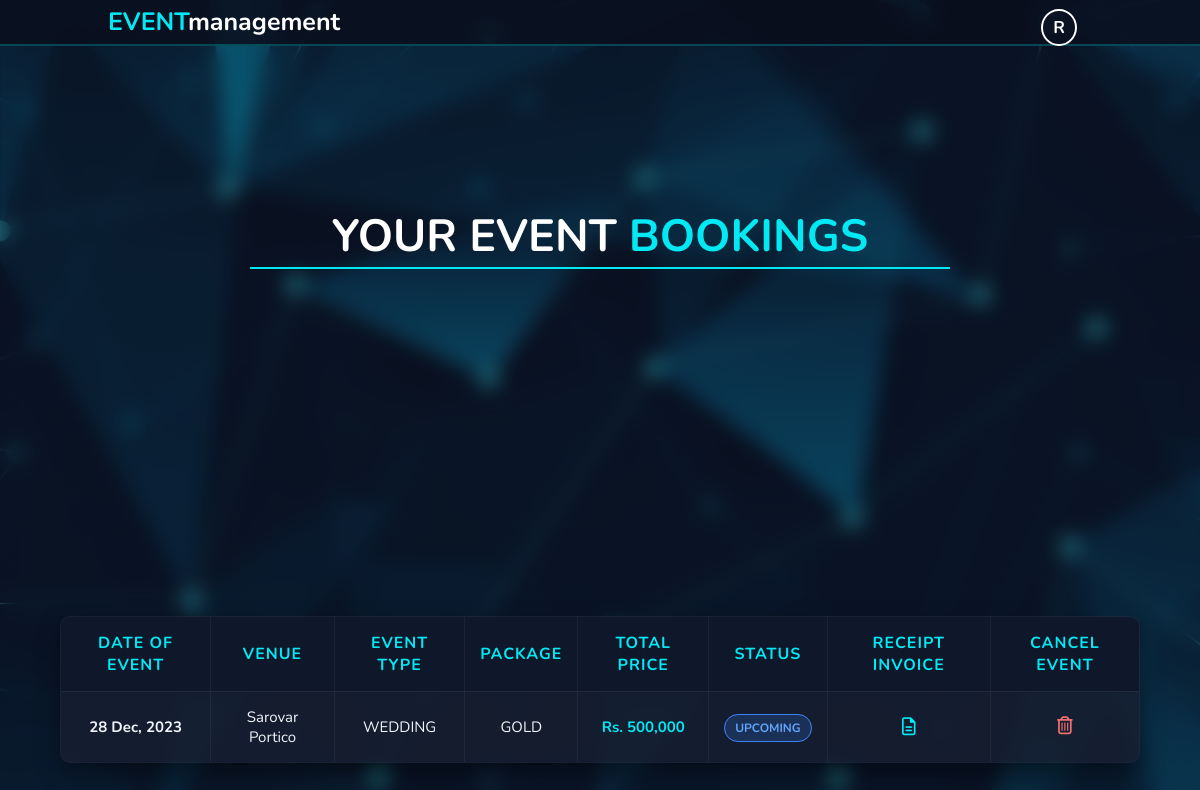
The page /login/booking.php (signed in) on the database its author committed.
### tables this page shows
CREATE TABLE `tbl_booking` (
  `b_id` int(4) NOT NULL,
  `b_uid` int(4) NOT NULL,
  `b_type` varchar(20) NOT NULL,
  `b_package` varchar(20) NOT NULL,
  `b_date` date NOT NULL,
  `b_venue` varchar(50) NOT NULL,
  `b_price` double NOT NULL,
  `b_msg` varchar(500) NOT NULL,
  `b_state` varchar(10) NOT NULL
);

### login/booking.php (the view, shortened to what this page needs)
<!DOCTYPE html>
<html lang="en">
<head>
    <link rel="stylesheet" href="https://cdnjs.cloudflare.com/ajax/libs/font-awesome/4.7.0/css/font-awesome.min.css">
    <link rel="stylesheet" href="../style.css" >
</head>
<body>
    <header class="header">
        <a href="user.php" class="main"><span>EVENT</span>management</a>
        <nav class="navbar" style="display: flex; align-items: center;">
            <div class="dropdown" style="float: right;">
                <a class="nav-link dropdown-toggle" style="margin-right: 15px; border:2px solid white; padding:5px; padding-left:10px; padding-right:10px; border-radius: 50%; cursor: pointer;">
                    <?php echo strtoupper(substr($_SESSION["firstname"], 0, 1));?>
                </a>
            </div>
        </nav>
    </header>
    <div class="bookings-container">
        <section class="contact" style="background: transparent; box-shadow: none; padding: 0;">
            <div class="content" style="border-bottom: 2px solid #03e9f4;">
                <h3>Your Event <span>Bookings</span></h3>
            </div>
            <div class="contactsection" style="margin-top: 2rem;">
            <?php
            $servername = "localhost";
            $username = "root";
            $password = "";
            $dbname = "event_mgt";
            $conn = new mysqli($servername, $username, $password, $dbname);
            $sql = "SELECT * FROM tbl_booking WHERE b_uid = ? ORDER BY b_date DESC";
            $stmt = $conn->prepare($sql);
            $stmt->bind_param("i", $_SESSION["uId"]);
            $stmt->execute();
            $result = $stmt->get_result();
            if ($result->num_rows > 0) {
                echo '<table class="booking-table">';
                echo '<tr>
                        <th>Date of Event</th>
                        <th>Venue</th>
                        <th>Event Type</th>
                        <th>Package</th>
                        <th>Total Price</th>
                        <th>Status</th>
                        <th>Receipt Invoice</th>
                        <th>Cancel Event</th>
                    </tr>';
                while ($row = $result->fetch_assoc()) {
                    $badgeClass = 'status-upcoming';
                    echo "<tr>";
                    echo "<td style='font-weight: bold;'>" . date("d M, Y", strtotime($row["b_date"])) . "</td>";
                    echo "<td style='text-transform: capitalize;'>" . htmlspecialchars($row["b_venue"]) . "</td>";
                    echo "<td>" . htmlspecialchars($row["b_type"]) . "</td>";
                    echo "<td>" . htmlspecialchars($row["b_package"]) . "</td>";
                    echo "<td style='font-weight: bold; color: #03e9f4;'>Rs. " . number_format($row["b_price"]) . "</td>";
                    echo "<td><span class='status-badge $badgeClass'>" . htmlspecialchars($row["b_state"]) . "</span></td>";
                    echo "<td>";
                    echo "<a href='invoice.php?b_id=" . $row["b_id"] . "' target='_blank' style='font-size: 1.8rem; color: #03e9f4;' class='action-icon'><i class='fa fa-file-text-o'></i></a>";
                    echo "</td>";
                    echo "<td>";
                    if ($row["b_state"] != "Cancelled" && $row["b_state"] != "Finished") {
                        echo "<i class='fa fa-trash-o action-icon' style='color:#f87171;' onclick='deleteBooking(" . $row["b_id"] . ")'></i>";
                    } else {
                        echo "<span style='color: #64748b;'>-</span>";
                    }
                    echo "</td>";
                    echo "</tr>";
                }
                echo "</table>";
            } else {
                echo "<div style='font-size: 2rem; color: #94a3b8; text-align: center; margin: 5rem 0;'>No bookings found. Head back to the dashboard to plan an event!</div>";
            }
            ?>
            </div>
        </section>
    </div>
</body>
</html>

### style.css (style rules this page uses)
:root { --main-color:#03e9f4; }
* { font-family: 'Nunito', sans-serif; margin: 0; padding: 0; box-sizing: none; border:none; text-decoration: none; text-transform: capitalize; transition: .2s linear; }
html { font-size: 62.5%; overflow-x: hidden; scroll-padding-top: 7rem; scroll-behavior: smooth; }
body { background: url("IMAGES/bg.png") fixed center/cover; height: 100vh; }
section { padding: 2rem 3.5%; }
.header { position: fixed; top: 0; left: 0; right: 0; z-index: 10000; background: rgba(0,0,0,0.5); backdrop-filter: blur(10px); display: flex; justify-content: space-between; padding: 0.5rem 9%; align-items: center; }
.header .main { font-weight: bolder; color: #fff; font-size: 2.5rem;; }
.header .main span { color: var(--main-color); }
.header nav { padding-top: 1rem; }
.header .navbar a { font-size: 1.7rem; color: #fff; font-weight: bold; margin-left: 2rem; }
.content { text-align: center; padding-top: 6rem; margin: 2rem auto; max-width: 70rem; }
.content h3 { color: #fff; font-size: 4.5rem; text-transform: uppercase; }
.content h3 span { color: var(--main-color); text-transform: uppercase; }
:root { --color-dark: #151C35; --color-secodary-dark: #464C70; --color-primary: #EE709D; --color-text: #8297E2; --color-light: #EBEBFB; }
.contactsection { min-height: 100vh; display: flex; justify-content: center; align-items: center; }

### login/booking.php (style rules this page uses)
.header { position: sticky; top: 0; z-index: 1000; background: rgba(10, 15, 30, 0.95); backdrop-filter: blur(10px); border-bottom: 2px solid rgba(3, 233, 244, 0.25); }
.bookings-container { background: rgba(15, 23, 42, 0.65); backdrop-filter: blur(10px); min-height: 100vh; padding: 8rem 5%; }
.booking-table { width: 100%; border-collapse: collapse; margin: 3rem 0; box-shadow: 0 10px 25px rgba(0, 0, 0, 0.4); border-radius: 1rem; overflow: hidden; background: rgba(30, 41, 59, 0.7); border: 1px solid rgba(3, 233, 244, 0.25); }
.booking-table th { background: #0f172a; color: #03e9f4 !important; font-size: 1.6rem; text-transform: uppercase; letter-spacing: 1px; padding: 1.5rem; font-weight: bold; border: 1px solid rgba(255, 255, 255, 0.05); }
.booking-table td { font-size: 1.5rem; padding: 1.5rem; text-align: center; border: 1px solid rgba(255, 255, 255, 0.05); color: #f1f5f9; }
.booking-table tr:nth-child(even) { background: rgba(15, 23, 42, 0.4); }
.status-badge { padding: 0.5rem 1rem; border-radius: 5rem; font-size: 1.2rem; font-weight: bold; text-transform: uppercase; }
.status-upcoming { background: rgba(59, 130, 246, 0.2); color: #60a5fa; border: 1px solid #3b82f6; }
.action-icon { font-size: 1.8rem; cursor: pointer; transition: transform 0.2s; }

### rows shown on the page
tbl_booking: b_date "28 Dec, 2023", b_venue "Sarovar Portico", b_type "WEDDING", b_package "GOLD", b_price "500,000", b_state "UPCOMING"

### other values the page prints
substr($_SESSION["firstname"], 0, 1) "R"
